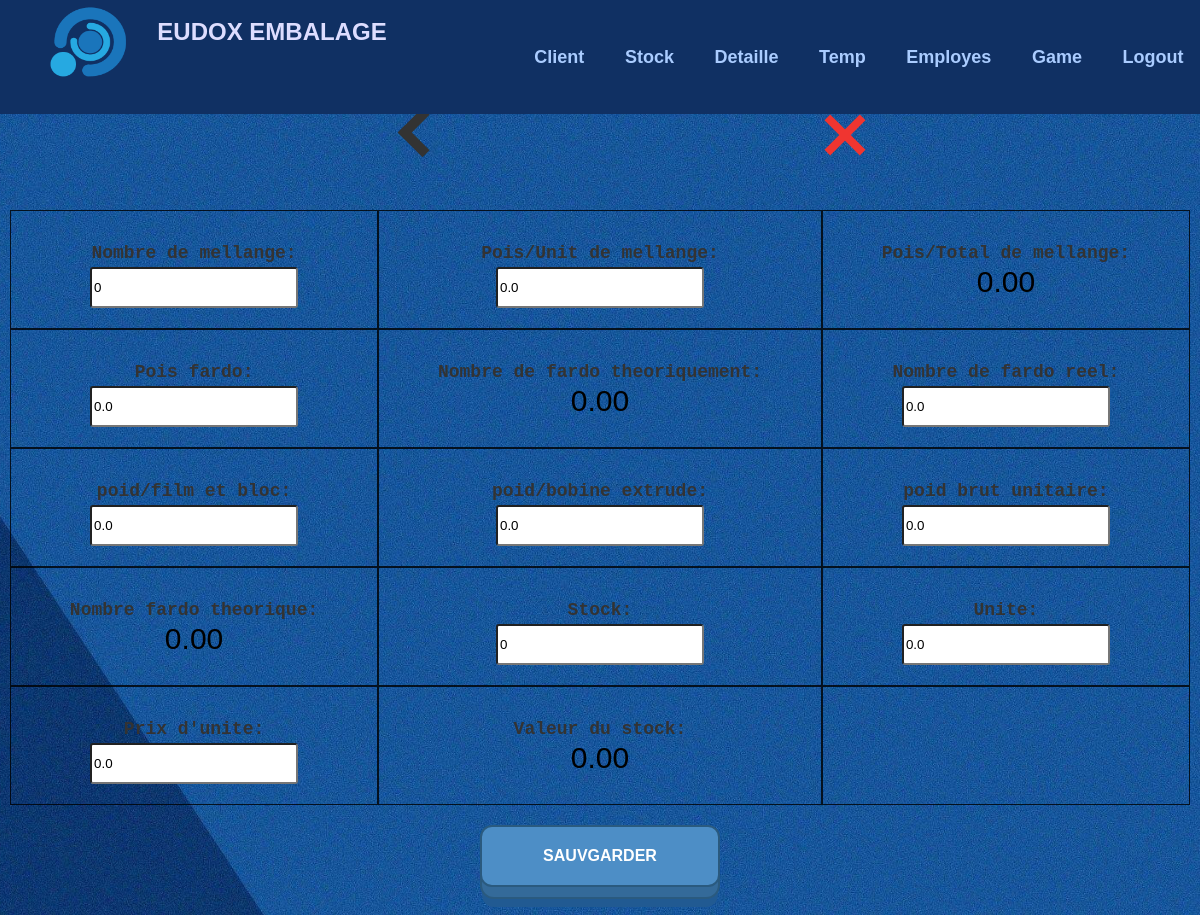
Page /detail/view/1/1 on the committed database.
### tables this page shows
CREATE TABLE d_mat (
        id INTEGER PRIMARY KEY AUTOINCREMENT,
        t_id INTEGER NOT NULL,
        date TEXT NOT NULL,
        p_num INTEGER NOT NULL,
        nember_d_m INTEGER,
        poid_udm REAL,
        poid_f REAL,
        number_f_r REAL,
        poid_feb REAL,
        poid_be REAL,
        poid_bu REAL,
        stock INTEGER,
        unit REAL,
        p_unit REAL
    );

### app.py (the view)
@app.route('/detail/view/<int:d>/<int:num>', methods=['POST', 'GET'])
def view_stock_d_detail(d,num):
    conn = sqlite3.connect('form_data.db')
    cursor = conn.cursor()
    if request.method == 'POST':
        nember_d_m = request.form.get('ndm')
        poid_udm = request.form.get('pudm')
        poid_f = request.form.get('pf')
        number_f_r = request.form.get('nfr')
        poid_feb = request.form.get('pfb')
        poid_be = request.form.get('pbe')
        poid_bu = request.form.get('pbu')
        stock = request.form.get('stock')
        unit = request.form.get('unit')
        p_unit = request.form.get('p_unit')
        cursor.execute("""
            UPDATE d_mat
            SET nember_d_m=?, poid_udm=?, poid_f=?, number_f_r=?, poid_feb=?, poid_be=?, poid_bu=?, stock=?, unit=?, p_unit=?
            WHERE t_id=? AND p_num=?
        """, (nember_d_m, poid_udm, poid_f, number_f_r, poid_feb, poid_be, poid_bu, stock, unit, p_unit, d, num))
        conn.commit()
        return redirect("/detail/view/"+str(d))
    else:
        cursor.execute("SELECT nember_d_m, poid_udm, poid_f, number_f_r, poid_feb, poid_be, poid_bu, stock, unit, p_unit FROM d_mat WHERE t_id = ? AND p_num = ?", (d, num))
        data = cursor.fetchone()
    conn.close()
    return render_template('dt_s_view.html', date=d, data=data, num=num)

### templates/dt_s_view.html (shortened to what this page needs)
{% extends 'main.html' %}
{% block head %}
<link rel="stylesheet" type="text/css" href="{{ url_for('static', filename='css/d_form.css') }}">
{% endblock %}
{% block top %}
<a href="/detail/view/{{ date }}" id="back"><div class="thick-arrow-left"></div></a>
<a href="/main" id="aclose"><div class="close"></div></a>
{% endblock %}
{% block bot %}
<form action="/detail/view/{{ date }}/{{num}} " method="post">
  <div class="grid-container">
    <div class="grid-item">
      <label for="ndm">Nombre de mellange:</label><br>
      <input type="text" id="ndm" name="ndm" value="{{ data[0] }}" pattern="[0-9]+(\.[0-9]+)?" title="Enter a valid number" oninput="calculateTotal()"><br>
    </div>
    <div class="grid-item">
      <label for="pudm">Pois/Unit de mellange:</label><br>
      <input type="text" id="pudm" name="pudm" value="{{ data[1] }}" pattern="[0-9]+(\.[0-9]+)?" title="Enter a valid number" oninput="calculateTotal()"><br>
    </div>
    <div class="grid-item">
      <label>Pois/Total de mellange:</label><br>
      <span id="totalPoids"></span>
    </div>
    <div class="grid-item">
      <label for="pf">Pois fardo:</label><br>
      <input type="text" id="pf" name="pf" value="{{ data[2] }}" pattern="[0-9]+(\.[0-9]+)?" title="Enter a valid number" oninput="calculateTh()"><br>
    </div>
    <div class="grid-item">
      <label>Nombre de fardo theoriquement:</label><br>
      <span id="nft"></span>
    </div>
    <div class="grid-item">
      <label for="nfr">Nombre de fardo reel:</label><br>
      <input type="text" id="nfr" name="nfr" value="{{ data[3] }}" pattern="[0-9]+(\.[0-9]+)?" title="Enter a valid number"><br>
    </div>
    <div class="grid-item">
      <label for="pfb">poid/film et bloc:</label><br>
      <input type="text" id="pfb" name="pfb" value="{{ data[4] }}" pattern="[0-9]+(\.[0-9]+)?" title="Enter a valid number"><br>
    </div>
    <div class="grid-item">
      <label for="pbe">poid/bobine extrude:</label><br>
      <input type="text" id="pbe" name="pbe" value="{{ data[5] }}" pattern="[0-9]+(\.[0-9]+)?" title="Enter a valid number" oninput="calculateTh2()"><br>
    </div>
    <div class="grid-item">
      <label for="pbu">poid brut unitaire:</label><br>
      <input type="text" id="pbu" name="pbu" value="{{ data[6] }}" pattern="[0-9]+(\.[0-9]+)?" title="Enter a valid number" oninput="calculateTh2()"><br>
    </div>
    <div class="grid-item">
      <label>Nombre fardo theorique:</label><br>
      <span id="nft2"></span>
    </div>
    <div class="grid-item">
      <label for="stock">Stock:</label><br>
      <input type="text" id="stock" name="stock" value="{{ data[7] }}" pattern="[0-9]+(\.[0-9]+)?" title="Enter a valid number" oninput="calculate()"><br>
    </div>
    <div class="grid-item">
      <label for="stock">Unite:</label><br>
      <input type="text" id="unit" name="unit" value="{{ data[8] }}" pattern="[0-9]+(\.[0-9]+)?" title="Enter a valid number" oninput="calculate()"><br>
    </div>
    <div class="grid-item">
      <label for="stock">Prix d'unite:</label><br>
      <input type="text" id="p_unit" name="p_unit" value="{{ data[9] }}" pattern="[0-9]+(\.[0-9]+)?" title="Enter a valid number" oninput="calculate()"><br>
    </div>
    <div class="grid-item">
      <label>Valeur du stock:</label><br>
      <span id="v_stock"></span>
    </div>
    <div class="grid-item"></div>
  </div>
  <button type="submit" class="button-19">Sauvgarder</button>
</form>
<br><br><br>
{% endblock %}

### static/css/style.css (style rules this page uses)
body, h1, h2, h3, p, ul, li { margin: 0; padding: 0; }
body { font-family: Arial, sans-serif; background-color: #155499; background-image: url('bg.jpg'); background-size: cover; background-position: center; background-attachment: fixed; transform-origin: 0 0; }
a { color: inherit; text-decoration: none; }
button.button-19 { touch-action: manipulation; position: relative; display: inline-block; cursor: pointer; outline: none; border: 0; vertical-align: middle; text-decoration: none; font-size: inherit; font-family: inherit; }
button.button-19 { touch-action: manipulation; font-weight: 600; color: #fff; text-transform: uppercase; padding: 1.25em 2em; background: #4d8ec6; border: 2px solid #2a5a7f; border-radius: 0.75em; transform-style: preserve-3d; transition: transform 150ms cubic-bezier(0, 0, 0.58, 1), background 150ms cubic-bezier(0, 0, 0.58, 1); }
button.button-19::before { position: absolute; content: ""; width: 100%; height: 100%; top: 0; left: 0; right: 0; bottom: 0; background: #346a99; border-radius: inherit; box-shadow: 0 0 0 2px #2a5a7f, 0 0.625em 0 0 #215a92; transform: translate3d(0, 0.75em, -1em); transition: transform 150ms cubic-bezier(0, 0, 0.58, 1), box-shadow 150ms cubic-bezier(0, 0, 0.58, 1); }
#aclose { margin-left: 28vw; }
.thick-arrow-left { margin: 35px; width: 25px; height: 25px; border: 10px solid #333; border-left: 0; border-top: 0; transform: rotate(135deg); }
#back { margin-left: 30.8%; }
.close { margin: 30px; background: #f03530; height: 50px; position: relative; width: 8px; transform: rotate(45deg); }
.close:after { background: #f03530; content: ""; height: 8px; left: -21px; position: absolute; top: 21px; width: 50px; }
.bot_side label { color: #333; }
.bot_side input { height: 35px; }
.bot_side .button-19 { width: 20%; margin: 10px; }

### static/css/d_form.css (style rules this page uses)
label { color: #ccc; font-weight: bold; font-size: 18px; font-family: monospace; }
input { border-radius: 3px; width: 200px; }
.grid-container { display: grid; grid-template-columns: auto auto auto; padding: 10px; }
.grid-item { border: 1px solid rgba(0, 0, 0, 0.8); padding: 20px; font-size: 30px; text-align: center; }

### rows in the picture
d_mat: ndm "0", pudm "0.0", pf "0.0", nfr "0.0", pfb "0.0", pbe "0.0", pbu "0.0", stock "0", unit "0.0", p_unit "0.0"
